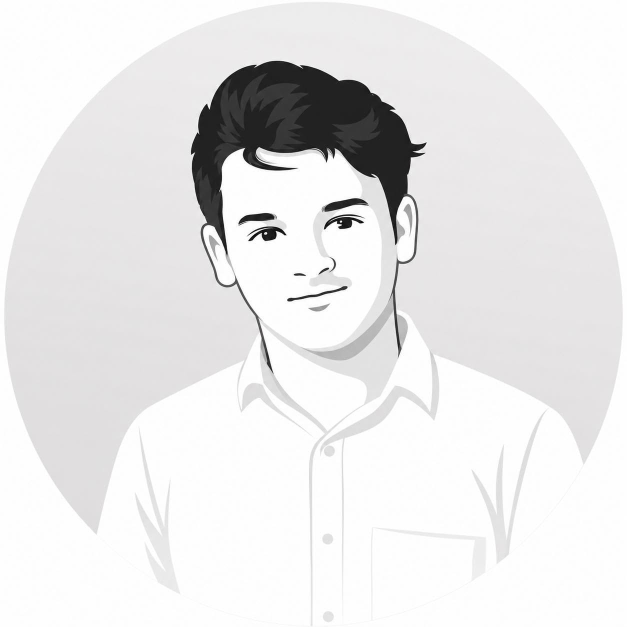
#> input picture profile.jpg, 1254 x 1254 px (shown at 1/2 size)
$ python generate_banner.py
#> lines starting #> are read from the running program, lines starting #| are printed output that depends on the picture; after the words box and inside, x2 and y2 are one past the last pixel; in counts of white or black regions, pixels touching at a corner belong together
#!/usr/bin/env python3
"""Generate dark.svg / light.svg — animated terminal profile banner.

Blueprint: GitHub-Profile-Master-Prompt.pdf (Phase 1), adapted for a
line-art source image: instead of photo-tone segmentation, dark mode
tonally knocks out the light backdrop so only the subject's linework
draws (dithering a flat-white face would erase it — the dots trace the
illustration's dark strokes in both modes).

Palette follows the profile's GitHub-dark design system, not the PDF's.
Source of truth is this script + the .npy grids it saves, not the SVGs.

Usage: python3 generate_banner.py  (needs Pillow, NumPy, SciPy)
"""

import os
import numpy as np
from PIL import Image, ImageOps, ImageEnhance, ImageFilter, ImageDraw, ImageFont
from scipy.optimize import linear_sum_assignment

HERE = os.path.dirname(os.path.abspath(__file__))
REPO = os.path.dirname(HERE)
PHOTO = os.path.join(REPO, "profile.jpg")

# ---------------------------------------------------------------- geometry
GRID_W, GRID_H = 300, 340          # dither grid (spec)
CELL = 1.25                        # px per grid cell -> portrait 375 x 425
BANNER_W, BANNER_H = 1180, 610
PX0, PY0 = 48, 110                 # portrait top-left inside the frame
FRAME = (32, 94, 407, 457)         # x, y, w, h (16px padding around portrait)
RX0, RX1 = 488, 1148               # info panel text span
ROW_FS = 14
CHW = ROW_FS * 0.6                 # monospace char width at 14px = 8.4
ROW_CHARS = 78                     # chars per locked row (78*8.4 = 655.2px)
MONO = "ui-monospace, SFMono-Regular, Menlo, Consolas, 'Liberation Mono', monospace"

# ---------------------------------------------------------------- timing
INTRO_END = 3.2                    # intro plays once, loop takes over here
LOOP = 14.2                        # portrait 3.0 + 4 transitions 1.3 + 3 logos 2.0
# cumulative keyTimes inside the loop (explicit, uneven — spec)
KT = [0.0, 3.0, 4.3, 6.3, 7.6, 9.6, 10.9, 12.9, 14.2]
KT = [round(t / LOOP, 4) for t in KT]

N_INTRO_GROUPS = 60
N_BANDS_X, N_BANDS_Y = 8, 12       # 96 drift bands (~94 per spec)
BAND_NOISE = 4.0                   # per-dot noise sigma before grouping (grid-trap fix)
DRIFT = 0.42                       # fraction of the way toward logo centroid
N_TRAVELLERS = 900

THEMES = {
    "dark": dict(
        panel="#0d1117", inset="#010409", border="#30363d", chrome="#58a6ff",
        muted="#8b949e", value="#e6edf3", faint="#30363d", hue="#ff7b72",
        green="#3fb950", red="#f85149", knockout=True,
    ),
    "light": dict(
        panel="#ffffff", inset="#f6f8fa", border="#d0d7de", chrome="#0969da",
        muted="#57606a", value="#24292f", faint="#d0d7de", hue="#cf222e",
        green="#1a7f37", red="#cf222e", knockout=False,
    ),
}

ROWS = [  # (label, value, color key) — None = section gap
    ("Subject", "MD. Kawsar Ahmed", "value"),
    ("Role", "Software Engineer", "value"),
    ("Origin", "Cumilla, Bangladesh", "value"),
    ("Education", "B.Sc. CSE (Data Science) - BAIUST '26", "value"),
    ("Status", "Building + Learning + Shipping", "green"),
    ("ToolChain", "VS Code - Git - Docker - Linux", "value"),
    None,
    ("Core.Lang", "JavaScript - TypeScript - Python", "value"),
    ("Core.Frontend", "React - Next.js - TanStack", "value"),
    ("Core.Backend", "Node - Hono - Django - FastAPI", "value"),
    ("Core.Database", "MongoDB - PostgreSQL - Redis", "value"),
    ("Core.Infra", "Docker - AWS - GitHub Actions", "value"),
    None,
    ("Grid.Mail", "knownaskawsar@gmail.com", "chrome"),
    ("Grid.Portfolio", "coming soon", "muted"),
    ("Grid.LinkedIn", "/in/curl-kawsar", "chrome"),
    ("Grid.GitHub", "@curl-kawsar", "chrome"),
    ("Grid.Facebook", "/python.kawsar", "chrome"),
]

GLYPHS = ["</>", "{ }", ">|"]      # generic dev glyphs — no brand tracing needed
                                   # ">|" = prompt + block cursor, built in glyph_points

rng = np.random.default_rng(42)


# ---------------------------------------------------------------- portrait
def load_processed():
    img = Image.open(PHOTO).convert("L")
    w, h = img.size
    crop_w = round(h * GRID_W / GRID_H)
    x0 = (w - crop_w) // 2
    img = img.crop((x0, 0, x0 + crop_w, h))
    img = ImageOps.autocontrast(img, cutoff=1)
    img = ImageEnhance.Contrast(img).enhance(1.3)
    img = img.filter(ImageFilter.UnsharpMask(radius=3, percent=140))
    return np.asarray(img.resize((GRID_W, GRID_H), Image.LANCZOS), dtype=np.float64)


def fs_dither_serpentine(gray):
    v = gray.copy()
    h, w = v.shape
    out = np.zeros((h, w), dtype=bool)
    for y in range(h):
        fwd = y % 2 == 0
        sgn = 1 if fwd else -1
        for x in (range(w) if fwd else range(w - 1, -1, -1)):
            old = v[y, x]
            new = 255.0 if old >= 128 else 0.0
            out[y, x] = new == 0.0
            err = old - new
            if 0 <= x + sgn < w:
                v[y, x + sgn] += err * 7 / 16
            if y + 1 < h:
                if 0 <= x - sgn < w:
                    v[y + 1, x - sgn] += err * 3 / 16
                v[y + 1, x] += err * 5 / 16
                if 0 <= x + sgn < w:
                    v[y + 1, x + sgn] += err * 1 / 16
    return out


# [15 lines left out: function runs_from_dots, not called in this run]


# ---------------------------------------------------------------- glyphs
def find_mono_font():
    for p in ("/System/Library/Fonts/Menlo.ttc",
              "/System/Library/Fonts/Monaco.ttf",
              "/Library/Fonts/Courier New.ttf"):
        if os.path.exists(p):
            return p
    raise RuntimeError("no monospace font found")


def glyph_points(text, n):
    """Sample n points (in portrait px coords) from a rendered glyph."""
    W, H = 900, 1020
    im = Image.new("L", (W, H), 255)
    d = ImageDraw.Draw(im)
    font = ImageFont.truetype(find_mono_font(), 380)
    if text == ">|":
        # terminal prompt: ">" glyph + solid block cursor (font underscores
        # render as a detached sliver — a block reads far better as dots)
        bb = d.textbbox((0, 0), ">", font=font)
        gw, gh = bb[2] - bb[0], bb[3] - bb[1]
        gx = (W - gw * 1.9) / 2 - bb[0]
        gy = (H - gh) / 2 - bb[1]
        d.text((gx, gy), ">", font=font, fill=0)
        cx0 = gx + bb[2] + gw * 0.35
        d.rectangle([cx0, (H - gh) / 2 + gh * 0.15, cx0 + gw * 0.55,
                     (H - gh) / 2 + gh], fill=0)
    else:
        bb = d.textbbox((0, 0), text, font=font)
        d.text(((W - (bb[2] - bb[0])) / 2 - bb[0],
                (H - (bb[3] - bb[1])) / 2 - bb[1]), text, font=font, fill=0)
    a = np.asarray(im) < 128
    ys, xs = np.nonzero(a)
    idx = rng.choice(len(xs), size=n, replace=len(xs) < n)
    pts = np.stack([xs[idx], ys[idx]], axis=1).astype(np.float64)
    # fit into the central portrait box, preserving aspect
    span = pts.max(0) - pts.min(0)
    box_w, box_h = GRID_W * CELL * 0.62, GRID_H * CELL * 0.42
    s = min(box_w / max(span[0], 1), box_h / max(span[1], 1))
    pts = (pts - pts.min(0)) * s
    pts[:, 0] += (GRID_W * CELL - pts[:, 0].max()) / 2
    pts[:, 1] += (GRID_H * CELL - pts[:, 1].max()) / 2
    return pts


# [37 lines left out: functions chain_assign, evenness_metric, boundary_metric, not called in this run]


# ---------------------------------------------------------------- svg bits
def fmt(v):
    s = f"{v:.2f}".rstrip("0").rstrip(".")
    return s if s else "0"


# [38 lines left out: functions portrait_path, grouped_paths, info_rows_svg, not called in this run]


def esc(s):
    return s.replace("&", "&amp;").replace("<", "&lt;").replace(">", "&gt;")


# [97 lines left out: function build_svg, not called in this run]


# ---------------------------------------------------------------- main
def main():
    proc = load_processed()
#> in load_processed, `img = ImageOps.autocontrast(img, cutoff=1)`:
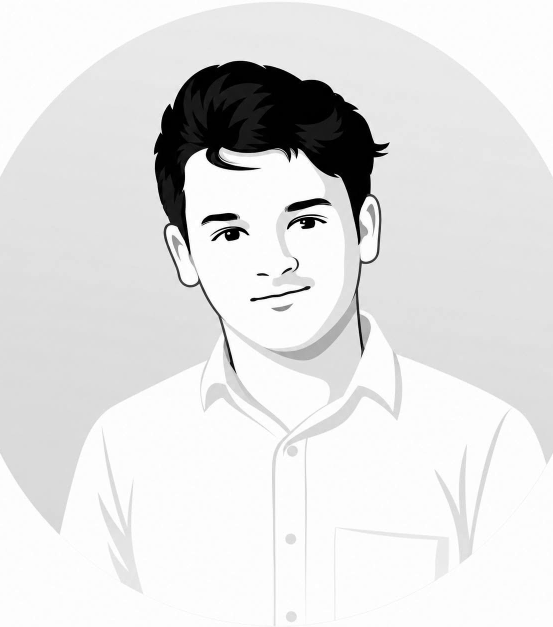
#> img: PIL image 1106x1254 L (shown at 1/2 size); min 0, max 255, mean 225
#> in load_processed, `return np.asarray(img.resize((GRID_W, GRID_H), Image.LANCZOS), dtype=n..`:
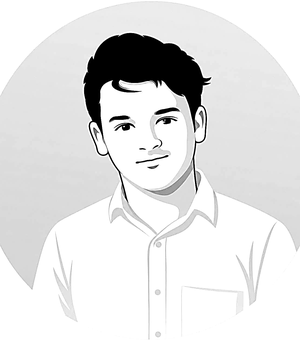
#> returned value: shape (340, 300) float64; min 0, max 255, mean 225.1
    dots = {
        "light": fs_dither_serpentine(proc),
        "dark": fs_dither_serpentine(np.where(proc >= 200, 255.0, proc)),
    }
#> after the loop in fs_dither_serpentine, `for y in range(h):`:
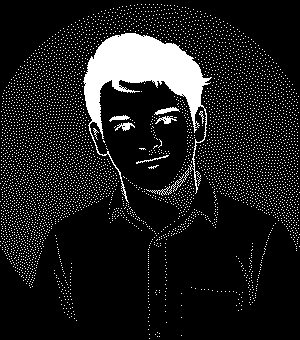
#> out: shape (340, 300) bool; 11.7% white; 5074 white regions (5065 under 20 px), largest, box (x1, y1, x2, y2) and area: (83, 33, 212, 203) 6211, (146, 174, 185, 196) 106, (154, 107, 180, 115) 93
#> after the loop in fs_dither_serpentine, `for y in range(h):`:
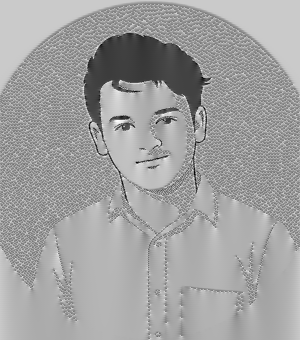
#> v: shape (340, 300) float64; min -97.36, max 347.3, mean 184.3; drawn with min black and max white
#> in fs_dither_serpentine (call 2), `v = gray.copy()`:
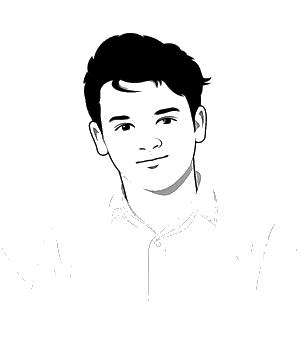
#> v: shape (340, 300) float64; min 0, max 255, mean 237.9
#> after the loop in fs_dither_serpentine (call 2), `for y in range(h):`:
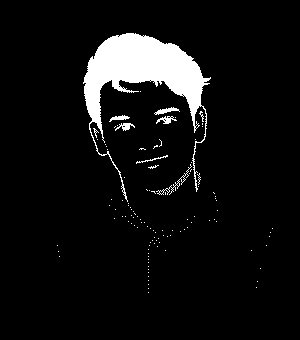
#> out: shape (340, 300) bool; 6.7% white; 114 white regions (106 under 20 px), largest, box (x1, y1, x2, y2) and area: (83, 33, 211, 202) 6127, (156, 164, 192, 195) 105, (154, 107, 180, 115) 90
#> after the loop in fs_dither_serpentine (call 2), `for y in range(h):`:
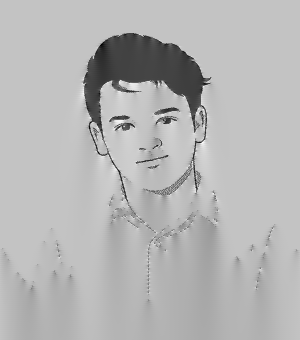
#> v: shape (340, 300) float64; min -100.2, max 363, mean 230.2; drawn with min black and max white
    np.save(os.path.join(HERE, "light_dots.npy"), dots["light"])
    np.save(os.path.join(HERE, "dark_dots.npy"), dots["dark"])

    glyph_pts = [glyph_points(g, N_TRAVELLERS) for g in GLYPHS]
#> in glyph_points, `im = Image.new("L", (W, H), 255)`: im: PIL image 900x1020 L; every value is 255

    for name, theme in THEMES.items():
        d = dots[name]
        runs = runs_from_dots(d)

        # intro: random interleaved groups (scattered everywhere by construction)
        intro_assign = rng.integers(0, N_INTRO_GROUPS, size=len(runs))
        even = evenness_metric(runs, intro_assign)

        # drift bands: quantized position + per-dot noise (the grid-trap fix)
        centers = np.array([[(x0 + ln / 2.0), y] for y, x0, ln in runs])
        noisy = centers + rng.normal(0, BAND_NOISE, size=centers.shape)
        bx = np.clip((noisy[:, 0] / (GRID_W / N_BANDS_X)).astype(int), 0, N_BANDS_X - 1)
        by = np.clip((noisy[:, 1] / (GRID_H / N_BANDS_Y)).astype(int), 0, N_BANDS_Y - 1)
        band_assign = by * N_BANDS_X + bx

        # boundary straightness measured on the full dot grid
        cell_centers = np.argwhere(d)[:, ::-1].astype(float)  # x, y
        cn = cell_centers + rng.normal(0, BAND_NOISE, size=cell_centers.shape)
        gx = np.clip((cn[:, 0] / (GRID_W / N_BANDS_X)).astype(int), 0, N_BANDS_X - 1)
        gy = np.clip((cn[:, 1] / (GRID_H / N_BANDS_Y)).astype(int), 0, N_BANDS_Y - 1)
        grid_band = np.full(d.shape, -1, dtype=int)
        grid_band[d] = (gy * N_BANDS_X + gx)
        bmetric = boundary_metric(np.where(d, grid_band, -1))

        # no-noise comparison
        gx0 = np.clip((cell_centers[:, 0] / (GRID_W / N_BANDS_X)).astype(int), 0, N_BANDS_X - 1)
        gy0 = np.clip((cell_centers[:, 1] / (GRID_H / N_BANDS_Y)).astype(int), 0, N_BANDS_Y - 1)
        grid_band0 = np.full(d.shape, -1, dtype=int)
        grid_band0[d] = (gy0 * N_BANDS_X + gx0)
        bmetric0 = boundary_metric(np.where(d, grid_band0, -1))

        # per-band translation toward first logo centroid
        target = glyph_pts[0].mean(0)
        n_bands = N_BANDS_X * N_BANDS_Y
        band_shift = np.zeros((n_bands, 2))
        for b in range(n_bands):
            sel = centers[band_assign == b]
            if len(sel):
                mean_px = sel.mean(0) * CELL
                band_shift[b] = DRIFT * (target - mean_px)

        # travellers: sample portrait dots, chain optimal transport thru glyphs
        pool = cell_centers * CELL
        pick = rng.choice(len(pool), size=N_TRAVELLERS, replace=len(pool) < N_TRAVELLERS)
        P0 = pool[pick]
        chained = chain_assign([P0] + glyph_pts)
        waypoints = chained  # P0, L1, L2, L3 aligned index-wise

        svg = build_svg(name, theme, runs, intro_assign, band_assign, band_shift, waypoints)
        out = os.path.join(REPO, f"{name}.svg")
        with open(out, "w") as f:
            f.write(svg)
        kb = os.path.getsize(out) / 1024
        print(f"{name}.svg: {kb:.0f} KB | dots {int(d.sum())} runs {len(runs)} "
              f"| evenness {even:.3f} (good ~0.05) "
              f"| boundary {bmetric:.3f} vs no-noise {bmetric0:.3f} (organic ~0.01, grid ~0.17)")


if __name__ == "__main__":
#> (the run stopped early here; a loop or call above may not have finished)
